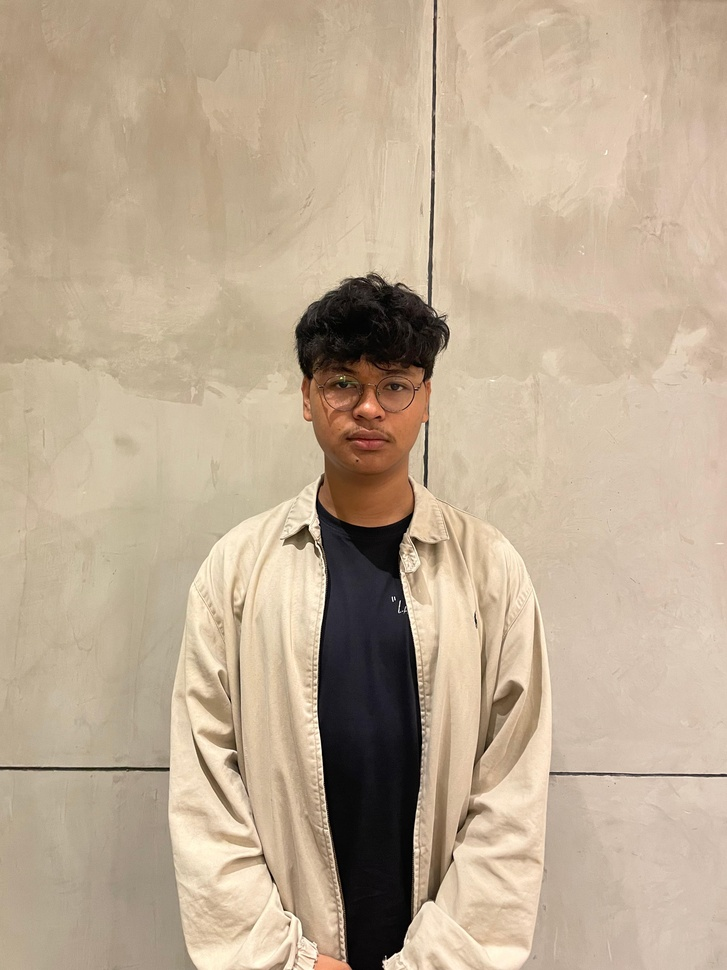
#> input picture PA-PC_202231091_SALMAN ALMUZAFAR_B/salman.jpg, 727 x 970 px, shrunk from 3024 x 4032 before the run
$ jupyter execute PA-PC_202231091_SalmanAlmuzafar_B.ipynb
#> lines starting #> are read from the running program, lines starting #| are printed output that depends on the picture; after the words box and inside, x2 and y2 are one past the last pixel; in counts of white or black regions, pixels touching at a corner belong together
[cell 1]
import cv2
import numpy as np
import matplotlib.pyplot as plt

# Load the image
image_path = "salman.jpg"  # Replace with your image path
image = cv2.imread(image_path)
#> image is the input picture: shape (970, 727, 3); mean B, G, R 147.9, 171.1, 190.2

# Convert the image to grayscale
gray = cv2.cvtColor(image, cv2.COLOR_BGR2GRAY)
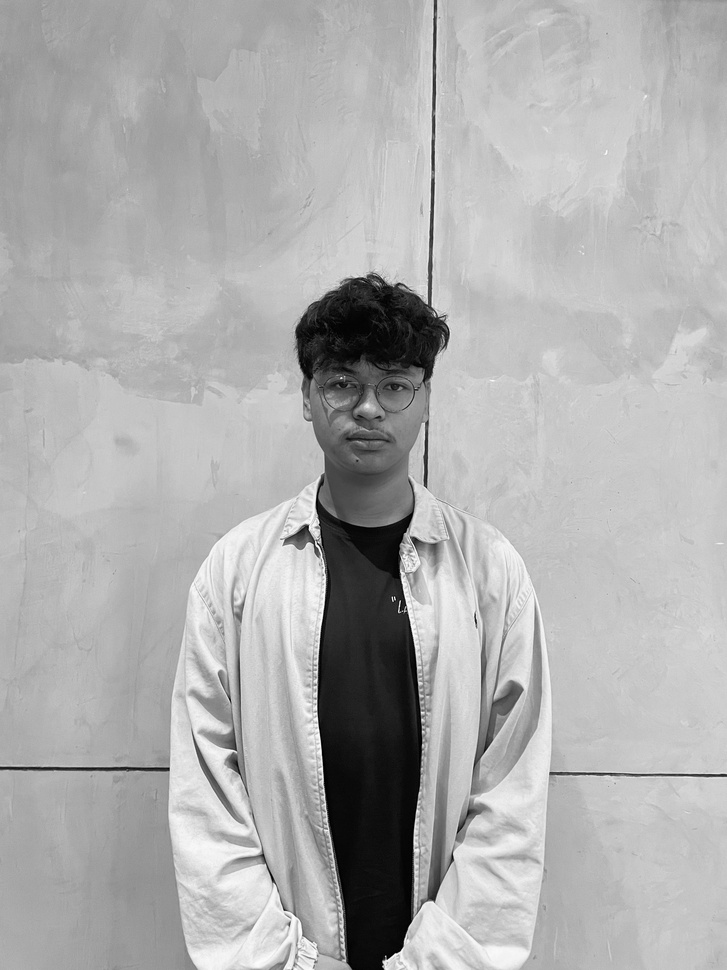
#> gray: shape (970, 727); min 0, max 253, mean 174.2

# Apply Gaussian blur to reduce noise
blurred = cv2.GaussianBlur(gray, (5, 5), 0)

# Apply Canny edge detection
edges = cv2.Canny(blurred, 50, 90)
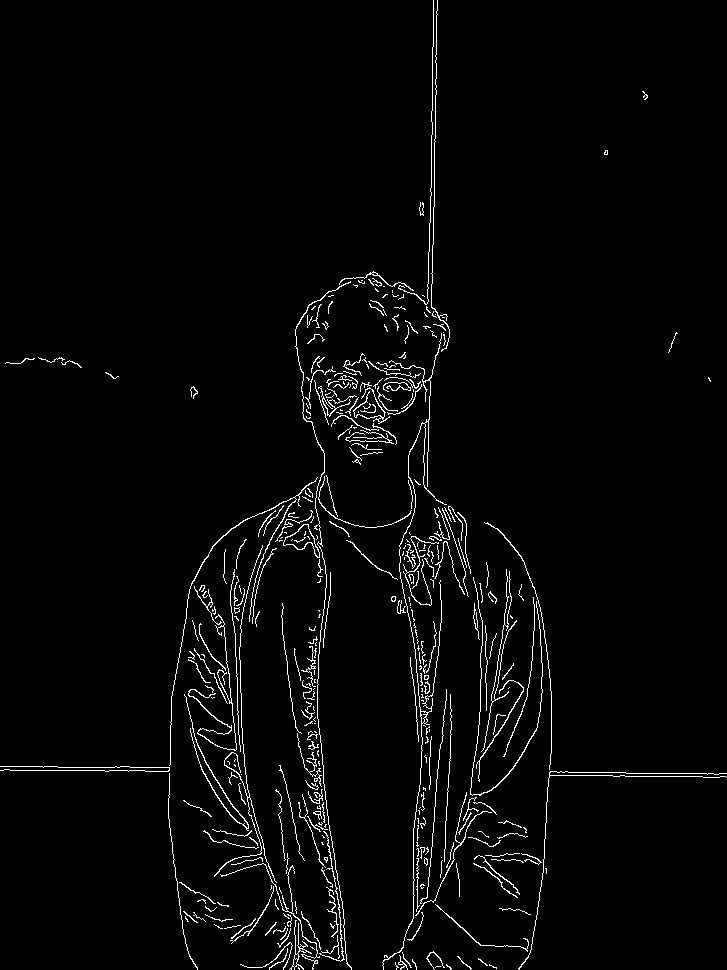
#> edges: shape (970, 727); 2.6% white in thin lines or dots

# Find contours in the edge map
contours, _ = cv2.findContours(edges, cv2.RETR_EXTERNAL, cv2.CHAIN_APPROX_SIMPLE)
#> contours = 369 contours, 340 with area under 20; largest, box (x1, y1, x2, y2) and area: (283, 524, 320, 558) 480, (382, 333, 447, 970) 157, (169, 477, 318, 766) 100, (184, 694, 249, 831) 96, (289, 920, 312, 970) 90

# Create a copy of the original image to draw contours
contour_image = image.copy()

# Draw contours on the copy
cv2.drawContours(contour_image, contours, -1, (0, 255, 0), 2)
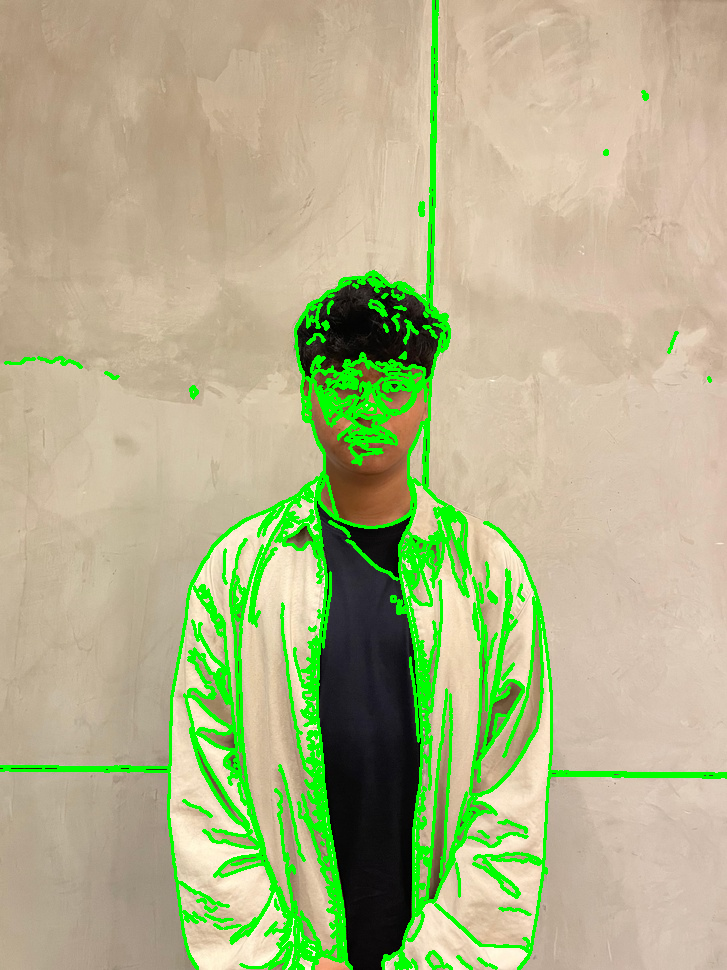
#> contour_image: shape (970, 727, 3); 8.2% of pixels changed, all inside (x1, y1, x2, y2) = (0, 0, 727, 970)

# Display the original image, Canny edge detection, and contours detection using plt
fig, axs = plt.subplots(1, 3, figsize=(15, 5))

axs[0].imshow(cv2.cvtColor(image, cv2.COLOR_BGR2RGB))
axs[0].set_title('Original Image')
axs[0].axis('off')

axs[1].imshow(edges, cmap='gray')
axs[1].set_title('Canny Edge Detection')
axs[1].axis('off')

axs[2].imshow(cv2.cvtColor(contour_image, cv2.COLOR_BGR2RGB))
axs[2].set_title('Contours Detection')
axs[2].axis('off')

plt.show()
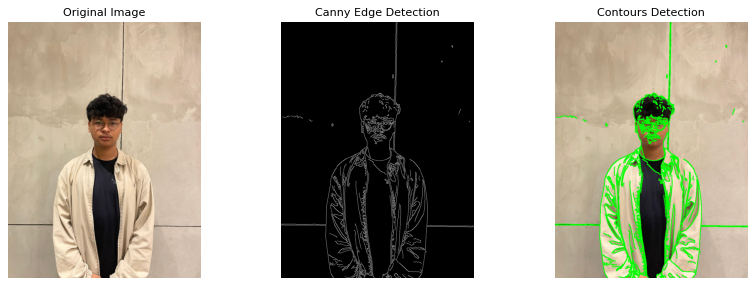
#> figure drawn by matplotlib, 3 panels
